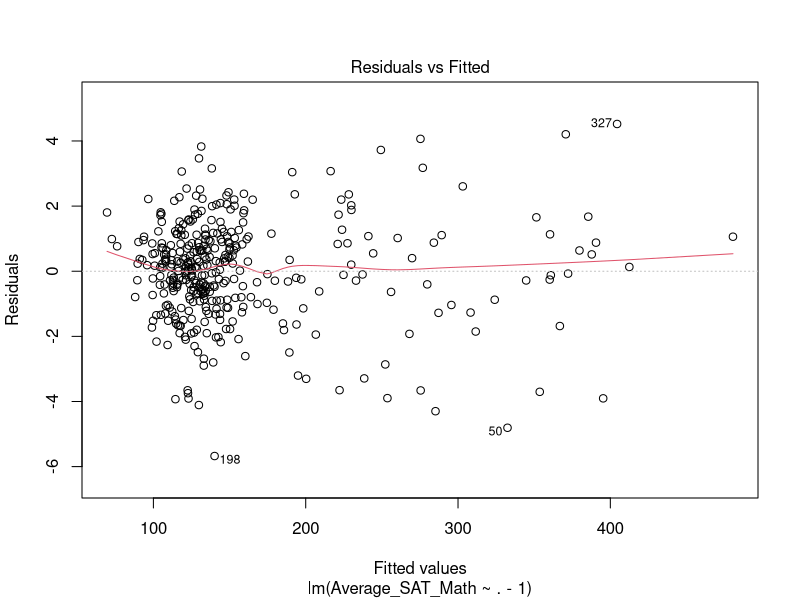
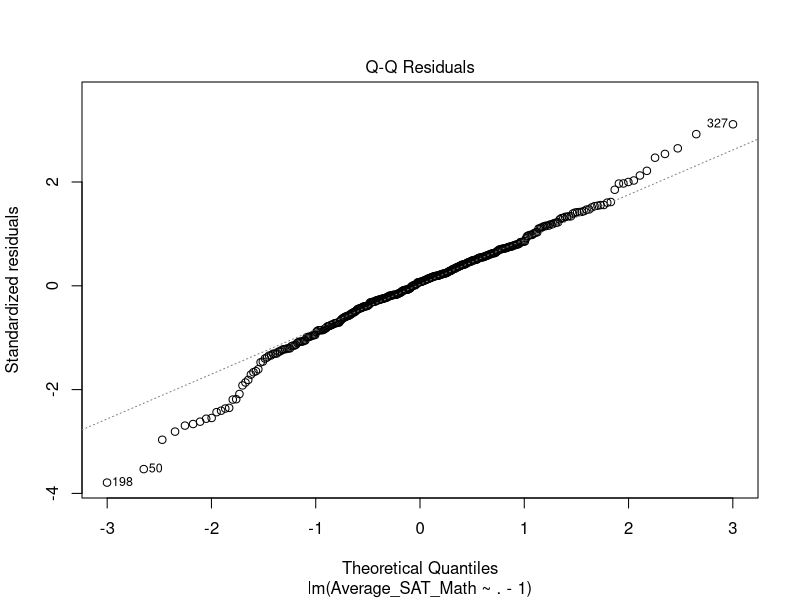
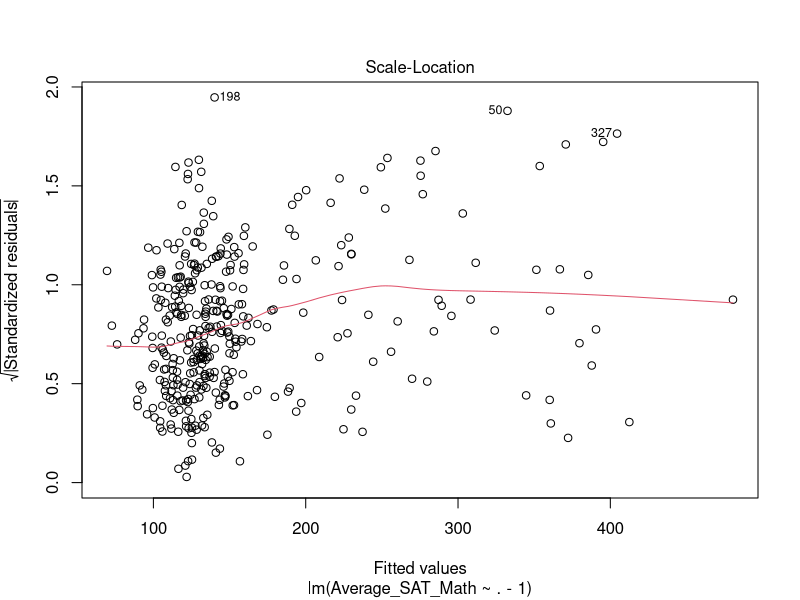
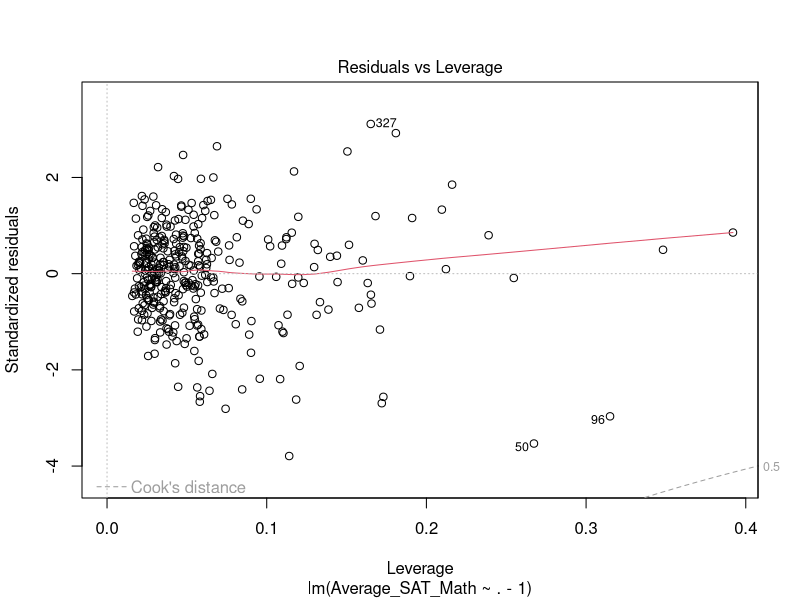
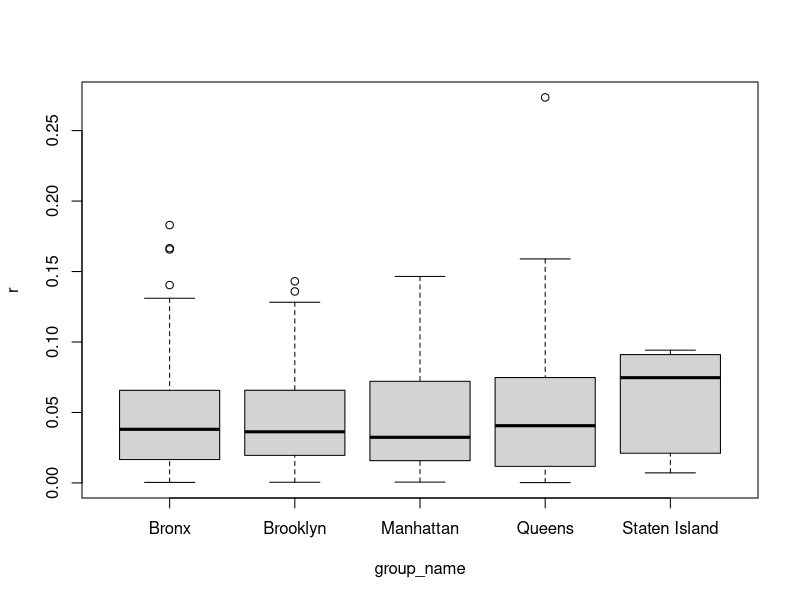

Write R code to recreate these figures, in order.
library(dplyr)
library(stringr)
library(corrplot)
library(car)

setwd("/home/vitidn/mydata/repo_git/DSO529/Project")
score = read.csv("data/processed_score.csv")

applyTransformation<-function(data)
{
    data$DBN = NULL
    data$City = NULL
    data$Latitude = NULL
    data$Longitude = NULL
    data$Average_SAT_Reading = NULL
    data$Average_SAT_Writing = NULL
    data$Female_Percent = NULL
    data$Average_SAT_Math = log(data$Average_SAT_Math)
    data$Percent_White = log(data$Percent_White + 0.1)
    data$Percent_Black = log(data$Percent_Black + 0.1)
    data$Percent_Hispanic = log(data$Percent_Hispanic + 0.1)
    data$Percent_Asian = log(data$Percent_Asian + 0.1)
    data$EngLearner_Percent = log(data$EngLearner_Percent + 0.1)
    return(data)
}

parkTest <- function(model){
    park_test = data.frame(r_square=model$residuals^2,y_hat=model$fitted.values)
    park_test_model = lm(park_test$r_square ~ y_hat, data = park_test)
    print(summary(park_test_model))
    
    park_test = data.frame(log_r_square=log(model$residuals^2),y_hat=model$fitted.values)
    park_test_model = lm(park_test$log_r_square ~ y_hat, data = park_test)
    print(summary(park_test_model))
}

score = applyTransformation(score)

###Try Weighted Least Square, weight on the size of enrollment
score2 = score
enroll_size = score2$Student_Enrollment
for(colname in colnames(score2))
{
    if(colname != "Borough")
    {
        score2[colname] = score2[colname]*sqrt(enroll_size)
    }
}
score2$Sqrn_Student_Enrollment = sqrt(enroll_size)
score2$Student_Enrollment = NULL
#regress through origin
model = lm(Average_SAT_Math ~ . - 1,data=score2)

plot(model)
parkTest(model)

###Try Weighted Least Square, 2-Stages Approach
model = lm(Average_SAT_Math ~ .,data=score)
residual_group = data.frame(r=model$residuals,group_name = score$Borough)
residual_group$r = sqrt(residual_group$r^2)
boxplot(r~group_name,data=residual_group)
grouped = residual_group %>% group_by(group_name)
residual_group = as.data.frame(summarise(grouped,weighted=mean(r)))

score2 = score
score2 = score2 %>% inner_join(residual_group,by = c("Borough" = "group_name"))
weighted = score2$weighted
for(colname in colnames(score2))
{
    if(colname != "Borough")
    {
        score2[colname] = score2[colname]/weighted
    }
}
score2$weighted = 1/weighted
#regress through origin
model = lm(Average_SAT_Math ~ . - 1,data=score2)
parkTest(model)

write.csv(score2,file = "data/weighted_score.csv",quote=FALSE,row.names=FALSE)
write.csv(residual_group,file = "data/mean_residual_sq_group.csv",quote=FALSE,row.names=FALSE)
